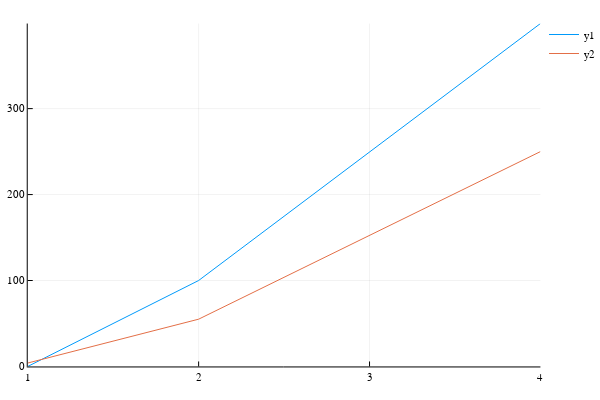

Notebook code for this chart:
### Code cell
epidemic_day = [1, 2, 4]
num_cases_liberia = [0, 100, 399]
num_cases_guinea = [4, 55, 250]

plot(epidemic_day, [num_cases_liberia, num_cases_guinea])

#plot(epidemic_day, num_cases_liberia, num_cases_guinea)

### Figure 1 — Plotly figure (JSON) as saved in the notebook; plotly's stock layout.template omitted (floating-point values rounded to 4 significant figures)
{"data": [{"colorbar": {"title": ""}, "line": {"color": "rgba(0, 154, 250, 1.000)", "dash": "solid", "shape": "linear", "width": 1}, "mode": "lines", "name": "y1", "showlegend": true, "type": "scatter", "x": [1, 2, 4], "xaxis": "x1", "y": [0, 100, 399], "yaxis": "y1"}, {"colorbar": {"title": ""}, "line": {"color": "rgba(227, 111, 71, 1.000)", "dash": "solid", "shape": "linear", "width": 1}, "mode": "lines", "name": "y2", "showlegend": true, "type": "scatter", "x": [1, 2, 4], "xaxis": "x1", "y": [4, 55, 250], "yaxis": "y1"}], "layout": {"annotations": [], "height": 400, "legend": {"bgcolor": "rgba(255, 255, 255, 1.000)", "bordercolor": "rgba(0, 0, 0, 1.000)", "font": {"color": "rgba(0, 0, 0, 1.000)", "family": "sans-serif", "size": 11}, "x": 1, "y": 1}, "margin": {"b": 20, "l": 0, "r": 0, "t": 20}, "paper_bgcolor": "rgba(255, 255, 255, 1.000)", "plot_bgcolor": "rgba(255, 255, 255, 1.000)", "showlegend": true, "width": 600, "xaxis1": {"anchor": "y1", "domain": [0.05101, 0.9934], "gridcolor": "rgba(0, 0, 0, 0.100)", "gridwidth": 0.5, "linecolor": "rgba(0, 0, 0, 1.000)", "mirror": false, "range": [1, 4], "showgrid": true, "showline": true, "showticklabels": true, "tickangle": 0, "tickcolor": "rgb(0, 0, 0)", "tickfont": {"color": "rgba(0, 0, 0, 1.000)", "family": "sans-serif", "size": 11}, "tickmode": "array", "ticks": "inside", "ticktext": ["1", "2", "3", "4"], "tickvals": [1, 2, 3, 4], "title": "", "titlefont": {"color": "rgba(0, 0, 0, 1.000)", "family": "sans-serif", "size": 15}, "type": "-", "visible": true, "zeroline": false, "zerolinecolor": "rgba(0, 0, 0, 1.000)"}, "yaxis1": {"anchor": "x1", "domain": [0.03762, 0.9902], "gridcolor": "rgba(0, 0, 0, 0.100)", "gridwidth": 0.5, "linecolor": "rgba(0, 0, 0, 1.000)", "mirror": false, "range": [0, 399], "showgrid": true, "showline": true, "showticklabels": true, "tickangle": 0, "tickcolor": "rgb(0, 0, 0)", "tickfont": {"color": "rgba(0, 0, 0, 1.000)", "family": "sans-serif", "size": 11}, "tickmode": "array", "ticks": "inside", "ticktext": ["0", "100", "200", "300"], "tickvals": [0, 100, 200, 300], "title": "", "titlefont": {"color": "rgba(0, 0, 0, 1.000)", "family": "sans-serif", "size": 15}, "type": "-", "visible": true, "zeroline": false, "zerolinecolor": "rgba(0, 0, 0, 1.000)"}}}
